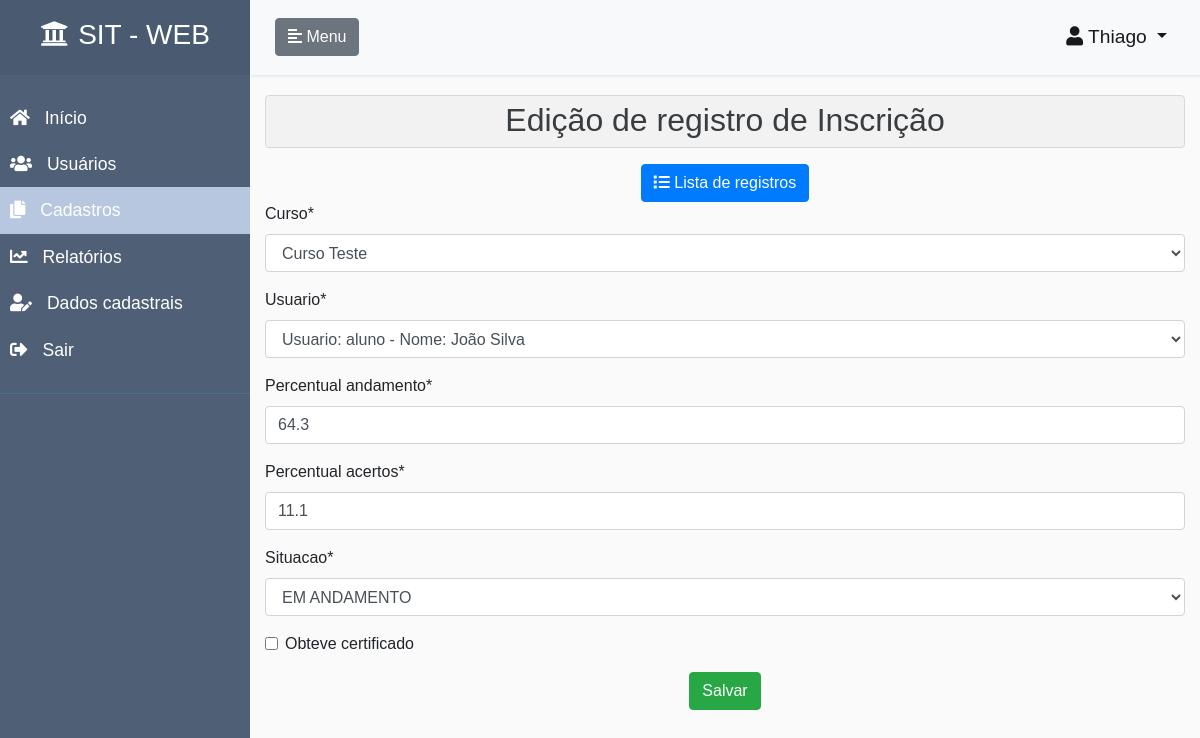
The page /edita-inscricao/6 (signed in) on the database as committed earlier.
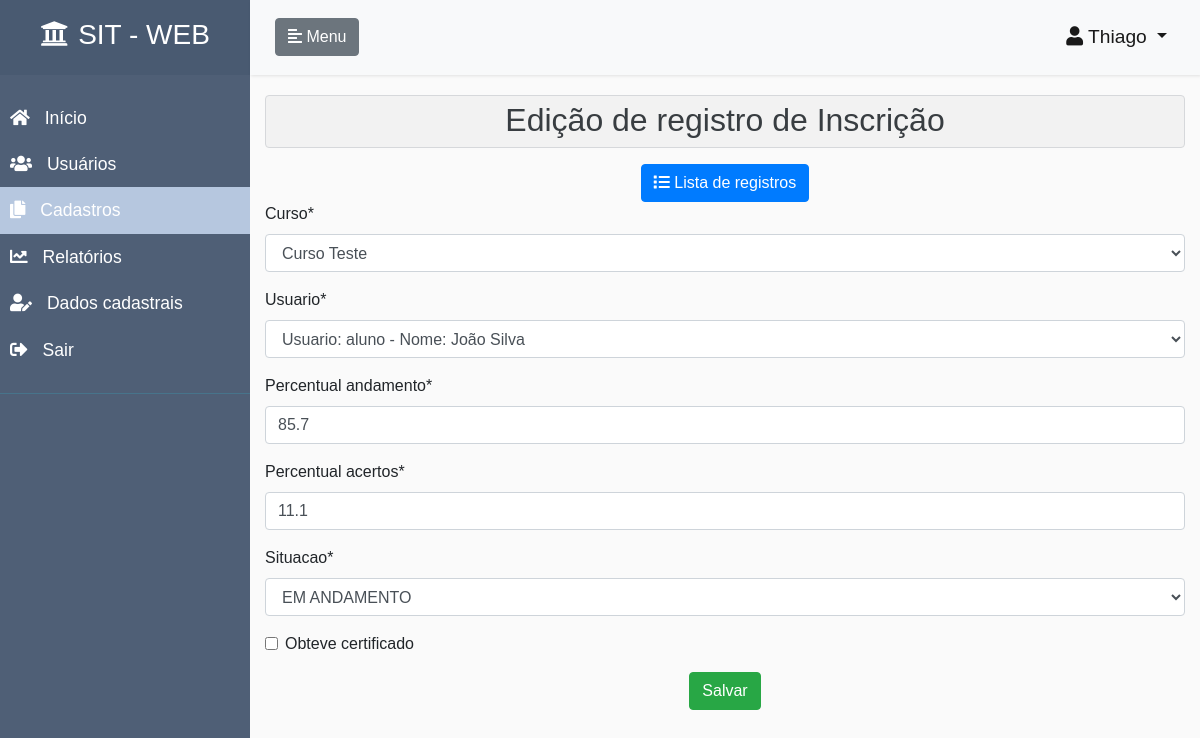
The same page on the database as committed later.
### accounts/models.py (models this page shows)
class CustomUser(AbstractUser):
    ALUNO = 1
    INSTRUTOR = 2
    PERFIS = (
        (ALUNO, 'Aluno'),
        (INSTRUTOR, 'Instrutor')
    )
    email = models.EmailField(unique=True)
    perfil = models.PositiveSmallIntegerField(
        choices=PERFIS,
        null=True,
        blank=True
    )
    REQUIRED_FIELDS = []
    USERNAME_FIELD = 'email'
    def __str__(self):
        return f"Usuario: {self.username} - Nome: {self.get_full_name()}"
    def tem_perfil_aluno(self):
        if self.perfil == self.ALUNO:
            return True
        return False
    def tem_perfil_instrutor(self):
        if self.perfil == self.INSTRUTOR:
            return True
        return False
    def tem_perfil_administrador(self):
        return self.is_staff

### core/models.py (models this page shows, shortened)
class Inscricao(models.Model):
    objects = InscricaoManager()
    SITUACOES = [
        ('EM ANDAMENTO', 'EM ANDAMENTO'),
        ('APROVADO', 'APROVADO'),
        ('REPROVADO', 'REPROVADO'),
    ]
    curso = models.ForeignKey(Curso, on_delete=models.CASCADE)
    usuario = models.ForeignKey(AUTH_USER_MODEL, on_delete=models.CASCADE)
    percentual_andamento = models.DecimalField(max_digits=10, decimal_places=1, default=0)
    percentual_acertos = models.DecimalField(max_digits=10, decimal_places=1, default=0)
    situacao = models.CharField(max_length=12, choices=SITUACOES, default='EM ANDAMENTO')
    obteve_certificado = models.BooleanField(default=False)
    data_inscricao = models.DateTimeField(auto_now_add=True)
    data_conclusao = models.DateTimeField(null=True, blank=True)
    ultimo_conteudo_acessado = models.CharField(max_length=50, null=True, blank=True)
    data_ultimo_conteudo_acessado = models.DateTimeField(null=True, blank=True)
    data_criacao = models.DateTimeField(auto_now_add=True, null=True, blank=True)
    data_atualizacao = models.DateTimeField(auto_now=True, null=True, blank=True)
    class Meta:
        verbose_name = "Inscrição"
        verbose_name_plural = "Inscrições"
        unique_together = (('curso', 'usuario'),)
    class CustomMeta:
        ordering_field = 'data_inscricao'
        search_fields = ['curso__titulo', 'usuario__username', 'data_inscricao']

### core/views.py (the view)
# urls.py: path('edita-inscricao/<int:id>',       editaRegistroView,  {'modelo': Inscricao},      name='edita-inscricao'),
@login_required
def editaRegistroView(request, id, modelo):
    perfil_aluno = False
    perfil_instrutor = False
    perfil_administrador = False
    if request.user.tem_perfil_aluno():
        return trata_usuario_sem_permissao(request)
    if request.user.tem_perfil_administrador():
        perfil_administrador = True
    if request.user.tem_perfil_instrutor():
        perfil_instrutor = True
    nomeModelo = modelo._meta.verbose_name
    nomeModeloPlural = remover_acentos(modelo._meta.verbose_name_plural.lower())
    if nomeModelo == "Curso":
        edicao_curso = True
    else:
        edicao_curso = False
    tituloPagina = f"Edição de registro de {nomeModelo}"
    nomeLinkRedirecionamento = f"cadastros-{nomeModeloPlural}"
    try:
        objeto = modelo.objects.obtem_objetos_por_perfil_usuario(request.user).filter(pk=id)[0]
        publicado = None
        if modelo == Curso:
            publicado = objeto.publicado
    except:
        return trata_erro_404(request, None)
    if modelo == Curso:
        perfil_usuario_curso_instrutor = objeto.usuario.tem_perfil_instrutor()
        if perfil_usuario_curso_instrutor:
            formModelo = CursoForm
        else:
            formModelo = CursoAdminForm
    else:
        formModelo = forms[remover_acentos(nomeModelo.lower())]
    form = formModelo(instance=objeto, user=request.user)
    if request.method == 'POST':
        form = formModelo(data=request.POST, instance=objeto, user=request.user)
        if(form.is_valid()):
            objeto = form.save(commit=False)
            if modelo == Curso:
                objeto.usuario = request.user
                if publicado is not None and publicado == False and objeto.publicado == True:
                    objeto.data_publicado = datetime.now()
            if modelo == Video:
                if objeto.caminho != None:
                    objeto.video_interno = True
                    arquivo_media_url = gd_storage.url(objeto.caminho.file.name)
                    arquivo_media_url = arquivo_media_url.replace('view',
                                                                  'preview')
                    objeto.arquivo_media_url = arquivo_media_url
                else:
                    objeto.video_interno = False
            if modelo == Arquivo:
                arquivo_media_url = gd_storage.url(objeto.caminho.file.name)
                arquivo_media_url = arquivo_media_url.replace('view', 'preview')
                objeto.arquivo_media_url = arquivo_media_url
            objeto.save()
            return redirect(
                nomeLinkRedirecionamento
            )
        else:
            return render(
                request,
                'core/registro-edicao.html',
                {
                    'form': form,
                    'tituloPagina': tituloPagina,
                    'nomeLinkRedirecionamento': nomeLinkRedirecionamento,
                    'perfil_aluno': perfil_aluno,
                    'perfil_administrador': perfil_administrador,
                    'perfil_instrutor': perfil_instrutor,
                    'edicao_curso': edicao_curso,
                    'objeto': objeto,
                    'menu_inicio': False,
                    'menu_meus_cursos': False,
                    'menu_cadastros': True,
                    'menu_relatorios': False,
                    'menu_usuarios': False,
                    'menu_dados_cadastrais': False,
                }
            )
    else:
        return render(
            request,
            'core/registro-edicao.html',
            {
                'form': form,
                'tituloPagina': tituloPagina,
                'nomeLinkRedirecionamento': nomeLinkRedirecionamento,
                'perfil_aluno': perfil_aluno,
                'perfil_administrador': perfil_administrador,
                'perfil_instrutor': perfil_instrutor,
                'edicao_curso': edicao_curso,
                'objeto': objeto,
                'menu_inicio': False,
                'menu_meus_cursos': False,
                'menu_cadastros': True,
                'menu_relatorios': False,
                'menu_usuarios': False,
                'menu_dados_cadastrais': False,
            }
        )

### core/forms.py
class InscricaoForm(forms.ModelForm):
    class Meta:
        model = Inscricao
        fields = ('curso', 'usuario', 'percentual_andamento',
                  'percentual_acertos', 'situacao', 'obteve_certificado',
                  )
    def __init__(self, user, *args, **kwargs):
        super(InscricaoForm, self).__init__(*args, **kwargs)

### core/managers.py (called while the page is built)
    def obtem_objetos_por_perfil_usuario(self, usuario):
        objetos = self.none()
        if usuario.tem_perfil_administrador():
            objetos = self.all()
        return objetos

### core/models.py (called while the page is built)
    def __str__(self):
        return self.titulo

### core/views.py (called while the page is built)
def remover_acentos(txt):
    return normalize('NFKD', txt).encode('ASCII', 'ignore').decode('ASCII')

### core/templates/core/registro-edicao.html (shortened to what this page needs)
{% extends 'pagina-inicial.html' %}
{% load crispy_forms_tags %}
{% load static %}
{% block content_page %}
<div class="col-12 list-div">
    <div class="alert alert-secondary" role="alert" style="background-color: rgba(0,0,0,.03); padding: 0;">
        <h2 class="text-center" style="margin-top: 5px;">{{tituloPagina}}</h2>
    </div>
    <div class="btn-toolbar justify-content-between" role="toolbar" aria-label="Toolbar with button groups">
        <div class="col text-center">
            <a href="/{{ nomeLinkRedirecionamento }}" class="btn btn-primary" role="button" title="Retorna para a lista de registros">
                <i class="fas fa-list class-icone-button"></i>
                    Lista de registros
            </a>
        </div>
    </div>
    <form method="POST">
        {{ form | crispy }}
        <div class="btn-toolbar justify-content-between" role="toolbar" aria-label="Toolbar with button groups">
            <div class="col text-center">
                <input type="submit" class="btn btn-success" value="Salvar" style="margin-bottom: 10px;" title="Salva as alterações realizadas">
            </div>
        </div>
    </form>
</div>
{% endblock %}

### templates/pagina-inicial.html (shortened to what this page needs)
{% extends  'base.html' %}
{% load static %}
{% load crispy_forms_tags %}
{% block head %}
    <link rel="stylesheet" href="{% static 'css/styles.css' %}">
{% endblock %}
{% block body %}
<body>
    <div class="wrapper">
        <nav id="sidebar">
            <div class="sidebar-header">
                <h3><a href="/" style="color: white;"><i class="fas fa-university class-icone" style="margin-right: 10px;  margin-top: 5px;"></i>SIT - WEB</a></h3>
            </div>
            <ul class="list-unstyled components">
                {% if menu_inicio == True %}
                <li class="active">
                    <a class="class-link" href="/area-usuario" title="Acessa área do usuário">
                        <i class="fas fa-home class-icon"></i>
                        Início
                    </a>
                </li>
                {% else%}
                <li>
                    <a class="class-link" href="/area-usuario" title="Acessa área do usuário">
                        <i class="fas fa-home class-icon"></i>
                        Início
                    </a>
                </li>
                {% endif %}
                {% if perfil_administrador == True %}
                    {% if menu_usuarios == True %}
                    <li class="active">
                    {% else %}
                    <li>
                    {% endif %}
                        <a class="class-link" href="/accounts/lista-usuarios" title="Acessa gerência de usuários">
                            <i class="fas fa-users class-icon"></i>
                            Usuários
                        </a>
                    </li>
                {% endif %}
                {% if perfil_administrador == True or perfil_instrutor == True %}
                    {% if menu_cadastros == True %}
                    <li class="active">
                    {% else %}
                    <li>
                    {% endif %}
                        <a class="class-link" href="/cadastros-conteudos" title="Acessa cadastros de conteúdos">
                            <i class="fas fa-copy class-icon"></i>
                            Cadastros
                        </a>
                    </li>
                {% endif %}
                {% if menu_relatorios == True %}
                <li class="active">
                    <a class="class-link" href="/relatorio-acompanhamento/"  title="Acessa relatórios de acompanhamento">
                        <i class="fas fa-chart-line class-icon"></i>
                        Relatórios
                    </a>
                </li>
                {% else%}
                <li>
                    <a class="class-link" href="/relatorio-acompanhamento/" title="Acessa relatórios de acompanhamento">
                        <i class="fas fa-chart-line class-icon"></i>
                        Relatórios
                    </a>
                </li>
                {% endif %}
                {% if menu_dados_cadastrais == True %}
                    <li class="active">
                {% else%}
                    <li>
                {% endif %}
                    <a class="class-link" href="/accounts/edit/{{ user.id }}" title="Informações de dados cadastrais do usuário">
                        <i class="fas fa-user-edit class-icon"></i>
                        Dados cadastrais
                    </a>
                </li>
                <li>
                    <a class="class-link" href="/accounts/logout" title="Realiza logout do usuário">
                        <i class="fas fa-sign-out-alt class-icon"></i>
                        Sair
                    </a>
                </li>
            </ul>
        </nav>
        <div id="content" class="container-fluid" style="padding-top: 0; padding-left: 0; padding-right: 0;">
            <nav class="navbar navbar-expand-lg navbar-light bg-light">
                <div class="container-fluid">
                    <button type="button" id="sidebarCollapse" class="btn btn-secondary">
                        <i class="fas fa-align-left"></i>
                        <span class="class-span">Menu</span>
                    </button>
                    <div class="collapse navbar-collapse" id="navbarSupportedContent">
                        <ul class="navbar-nav ml-auto">
                              <li class="nav-item active dropdown">
                                <a class="nav-link dropdown-toggle" href="#" id="navbarDropdownMenuLink" data-toggle="dropdown" aria-haspopup="true" aria-expanded="false" style="font-size: 1.2rem;">
                                  <i class="fas fa-user class-icon icone-usuario"></i>{{ user.first_name }}
                                </a>
                              </li>
                        </ul>
                    </div>
                </div>
            </nav>
            <div class="container-fluid">
                {% block content_page %}{% endblock %}
            </div>
        </div>
    </div>
</body>
{% endblock %}

### templates/base.html (shortened to what this page needs)
{% load static %}
<!doctype html>
<html lang="en">
    <head>
        <link rel="stylesheet" href="https://stackpath.bootstrapcdn.com/bootstrap/4.3.1/css/bootstrap.min.css">
        <link rel="stylesheet" href="https://use.fontawesome.com/releases/v5.9.0/css/all.css">
        <link rel="stylesheet" href="https://stackpath.bootstrapcdn.com/font-awesome/4.7.0/css/font-awesome.min.css">
        {% block head %}{% endblock %}
    </head>
    {% block body %}
    {% endblock %}
</html>

### static/css/styles.css (style rules this page uses)
.list-div { padding: 0 !important; }
body { font-family: 'Poppins', sans-serif; background: #fafafa; }
.icone-usuario { margin-right: 5px; }
.class-link, .class-link:hover, .class-link:focus { color: inherit; text-decoration: none; transition: all 0.3s; }
.navbar { padding: 15px 10px; background: #fff; border: none; border-radius: 0; margin-bottom: 20px; box-shadow: 1px 1px 3px rgba(0, 0, 0, 0.1); }
.class-icon, .class-span { display: inline-block; }
.list-div { //margin-left: 20px; //margin-right: 20px; }
.wrapper { display: flex; align-items: stretch; }
#sidebar { min-width: 250px; max-width: 250px; background: #4f5f76; color: #fff; transition: all 0.3s; }
#sidebar ul li a { text-align: left; }
#sidebar .sidebar-header { padding: 15px; background: #495A71; text-align: center; }
#sidebar ul.components { padding: 20px 0; border-bottom: 1px solid #47748b; }
#sidebar ul li a { padding: 10px; font-size: 1.1em; display: block; }
#sidebar ul li a i { margin-right: 10px; }
#sidebar ul li.active>a, .class-link[aria-expanded="true"] { color: #fff; background: #B6C7DF; }
#content { width: 100%; padding-bottom: 20px; min-height: 100vh; transition: all 0.3s; }

Rows that differ between the two databases and show on the page:
changed Inscricao "Curso Teste": percentual_andamento "64.3" → "85.7"
